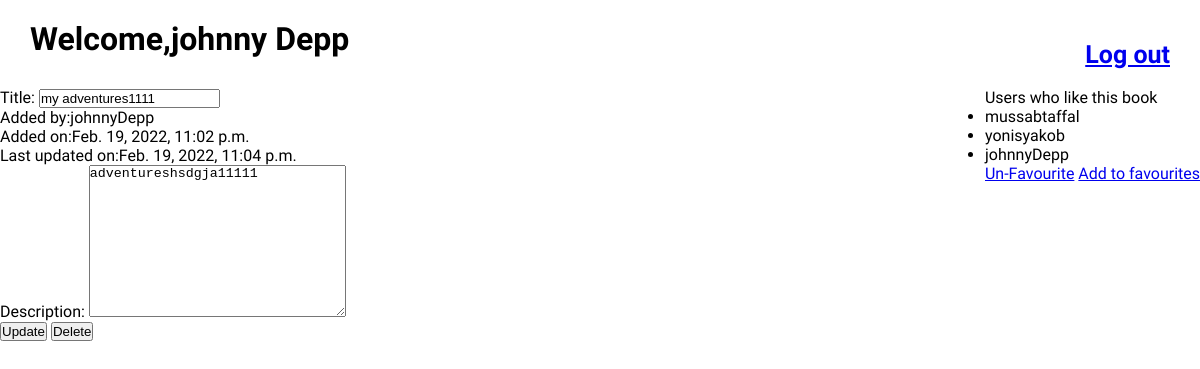
/books/23 (signed in), run on the app's committed database.
### fav_books_app/models.py (models this page shows)
class User(models.Model):
    first_name = models.CharField(max_length=255)
    last_name = models.CharField(max_length=255)
    email=models.CharField(max_length=255)
    password=models.CharField(max_length=255)
    created_at = models.DateTimeField(auto_now_add=True)
    updated_at = models.DateTimeField(auto_now=True)
    objects=UserManager()

class Book(models.Model):
    title = models.CharField(max_length=255)
    desc=models.TextField(null=True)
    created_at = models.DateTimeField(auto_now_add=True)
    updated_at = models.DateTimeField(auto_now=True)
    uploaded_by = models.ForeignKey(User, related_name="books_uploaded", on_delete = models.CASCADE)
    users_who_like = models.ManyToManyField(User, related_name="liked_books")
    objects=BookManager()

### fav_books_app/views.py (the view)
# urls.py: path('books/<int:book_id>', views.edit_show_book ),
def edit_show_book(request , book_id ):
    this_user=User.objects.get(id=request.session['user_id'])
    this_book=Book.objects.get(id=book_id)
    book_uploader=this_book.uploaded_by.id
    user_like_book=this_book.users_who_like.all()
    if book_uploader==this_user.id:
        print(user_like_book)
        context={"books":this_book,
            "current_user":this_user,
            "liked_by":user_like_book,}
        return render(request,'edit_book.html',context)
    else:
        print(user_like_book)
        context={"books":this_book,
            "current_user":this_user,
            "liked_by":user_like_book}
        return render(request,'show_book.html',context)

### fav_books_app/templates/edit_book.html (shortened to what this page needs)
<!DOCTYPE html>
<html lang="en">
<head>
    {% load static  %}
    <link rel="stylesheet" href="{% static 'css/style.css' %}">
</head>
<body>
    <div class="welcome">
        <h1 style="margin-left: 30px;">Welcome,{{current_user.first_name}} {{current_user.last_name }} </h1>
        <a style="font-size: 25px;font-weight: 600;margin-right: 30px;" href="/clear">Log out</a>
    </div>
    <div style="display: flex;justify-content: space-between;" class="show_details">
        <div class="book_details">
            <form action="/update_info/{{books.id}}" method="post">
                <p><label for="">Title:</label>
                    <input type="text" value="{{books.title}}" name="title"></p>
                <p>Added by:{{books.uploaded_by.first_name}}{{books.uploaded_by.last_name}}</p>
                <p>Added on:{{books.created_at}}</p>
                <p>Last updated on:{{books.updated_at}}</p>
                <p><label for="">Description:</label>
                    <textarea name="desc" id="" cols="30" rows="10">{{books.desc}}</textarea></p>
                <button type="submit" name="submit_button" value="update">Update</button>
                <button type="submit" name="submit_button" value="delete">Delete</button>
            </form>
        </div>
        <div class="liked_by">
            <p>Users who like this book</p>
            <ul>{%for like in liked_by %}
                <li>{{like.first_name}}{{like.last_name}}</li>
                {% if like.id == current_user.id %}
                <a href="/unfavourites/{{books.id}}/{{current_user.id}}">Un-Favourite</a>
                {% endif %}
                {% endfor%}
                {% if  like.id != current_user.id    %}
                <a href="/favourites/{{books.id}}/{{current_user.id}}">Add to favourites</a>
                {% endif %}
            </ul>
        </div>
    </div>
</body>
</html>

### fav_books_app/static/css/style.css (style rules this page uses)
* { margin: 0;padding: 0; }
body { font-family: 'Balsamiq Sans', cursive; }
.welcome { display: flex;justify-content: space-between;align-items: center;margin-top: 20px; }
h1 , h2 { margin-bottom: 30px; }

### data on the page
User: first_name "johnny", last_name "Depp"
Book: title "my adventures1111", uploaded_by.first_name "johnny", uploaded_by.last_name "Depp", created_at "Feb. 19, 2022, 11:02 p.m.", updated_at "Feb. 19, 2022, 11:04 p.m.", desc "adventureshsdgja11111"
User: first_name "mussab", last_name "taffal"
User: first_name "yonis", last_name "yakob"
